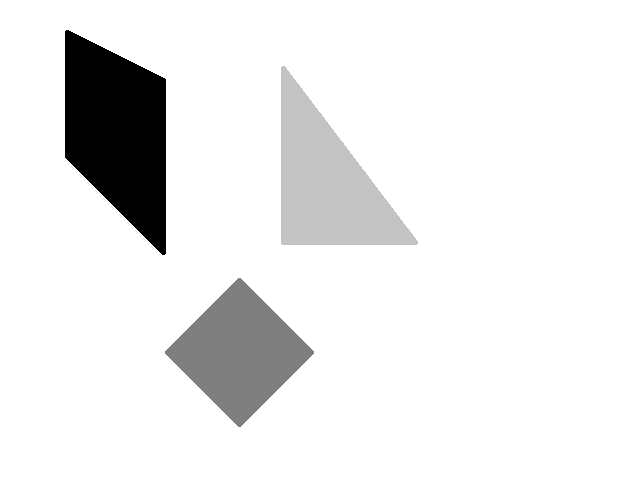
#> input picture imgs/ex1.png, 640 x 480 px, found by its file name
$ python harris.py
#> lines starting #> are read from the running program, lines starting #| are printed output that depends on the picture; after the words box and inside, x2 and y2 are one past the last pixel; in counts of white or black regions, pixels touching at a corner belong together
import numpy as np
import cv2 as cv
filename = 'imgs/ex1.png'
img = cv.imread(filename)
#> img is the input picture: shape (480, 640, 3); min 0, max 255, mean 234.8
gray = cv.cvtColor(img,cv.COLOR_BGR2GRAY)
gray = np.float32(gray)
dst = cv.cornerHarris(gray,5,3,0.09)
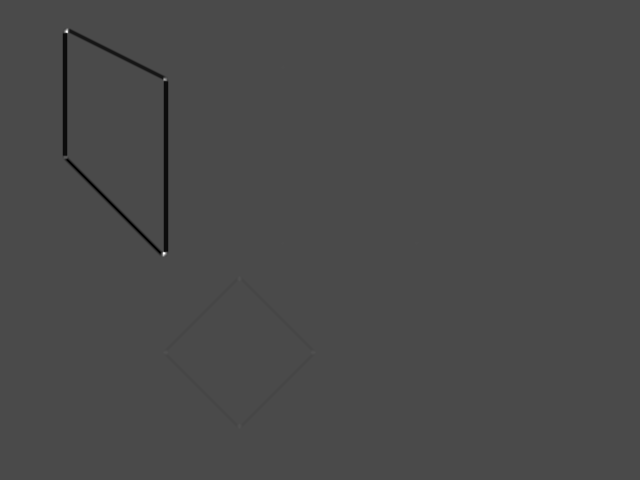
#> dst: shape (480, 640) float32; min -73673040, max 177645744, mean -429040.1; drawn with min black and max white
print("Quantidade de pontos: ", len(dst))
#| Quantidade de pontos:  480
dst = cv.dilate(dst,None)
img[dst>0.001*dst.max()]=[0,0,255]
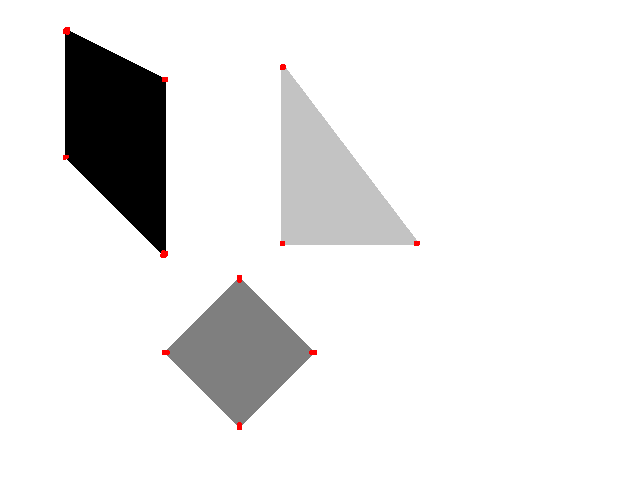
#> img: shape (480, 640, 3); 0.13% of pixels changed, all inside (x1, y1, x2, y2) = (63, 27, 420, 430)
cv.imshow('dst',img)
if cv.waitKey(0) & 0xff == 27:
#> (key Esc is pressed here)
    cv.destroyAllWindows()

$ run again, with imgs/ex2.png copied over imgs/ex1.png
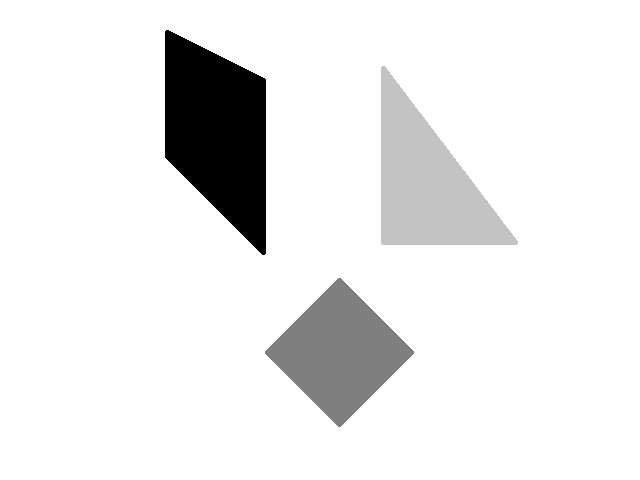
#> input picture imgs/ex2.png, 640 x 480 px, found by its file name
#> img is the input picture: shape (480, 640, 3); min 0, max 255, mean 234.8
#> `dst = cv.cornerHarris(gray,5,3,0.09)`:
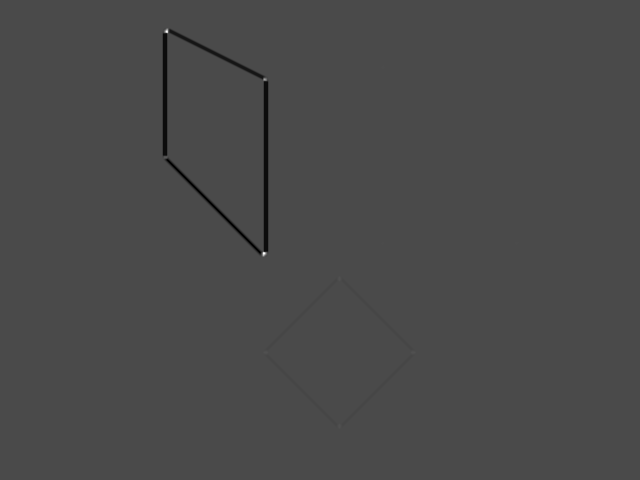
#> dst: shape (480, 640) float32; min -73673040, max 177645744, mean -429040.1; drawn with min black and max white
#| Quantidade de pontos:  480
#> `img[dst>0.001*dst.max()]=[0,0,255]`:
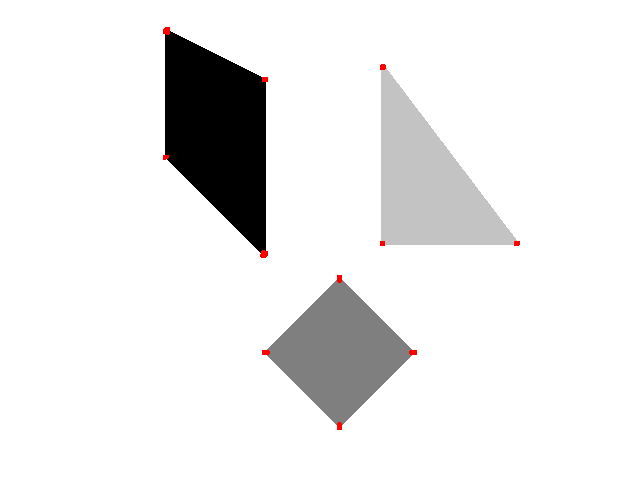
#> img: shape (480, 640, 3); 0.13% of pixels changed, all inside (x1, y1, x2, y2) = (163, 27, 520, 430)

$ run again, with imgs/exemplo.png copied over imgs/ex1.png
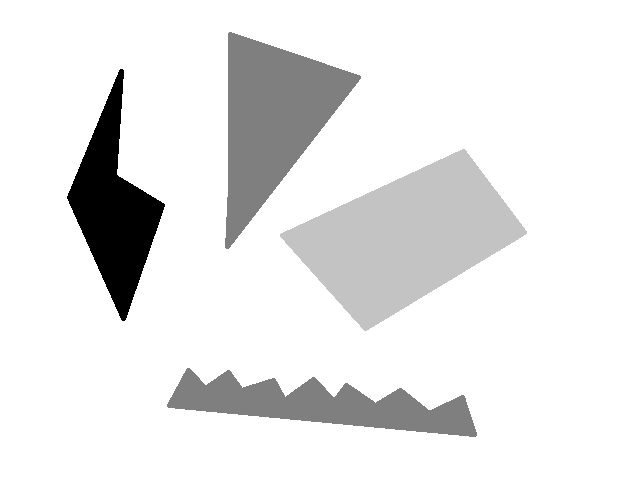
#> input picture imgs/exemplo.png, 640 x 480 px, found by its file name
#> img is the input picture: shape (480, 640, 3); min 0, max 255, mean 231.6
#> `dst = cv.cornerHarris(gray,5,3,0.09)`:
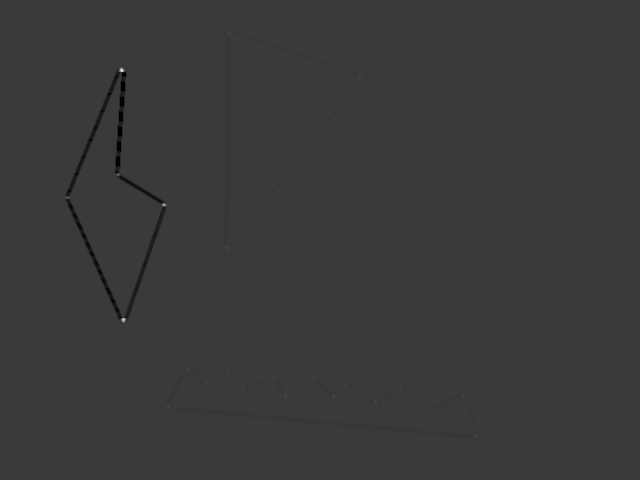
#> dst: shape (480, 640) float32; min -60886812, max 203801696, mean -307489.6; drawn with min black and max white
#| Quantidade de pontos:  480
#> `img[dst>0.001*dst.max()]=[0,0,255]`:
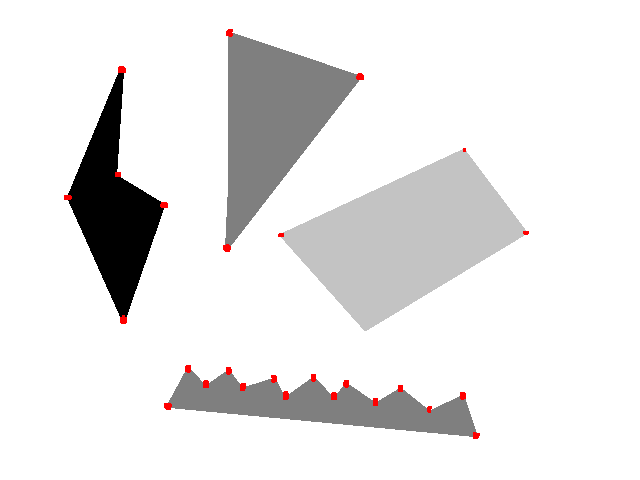
#> img: shape (480, 640, 3); 0.34% of pixels changed, all inside (x1, y1, x2, y2) = (64, 29, 529, 439)
